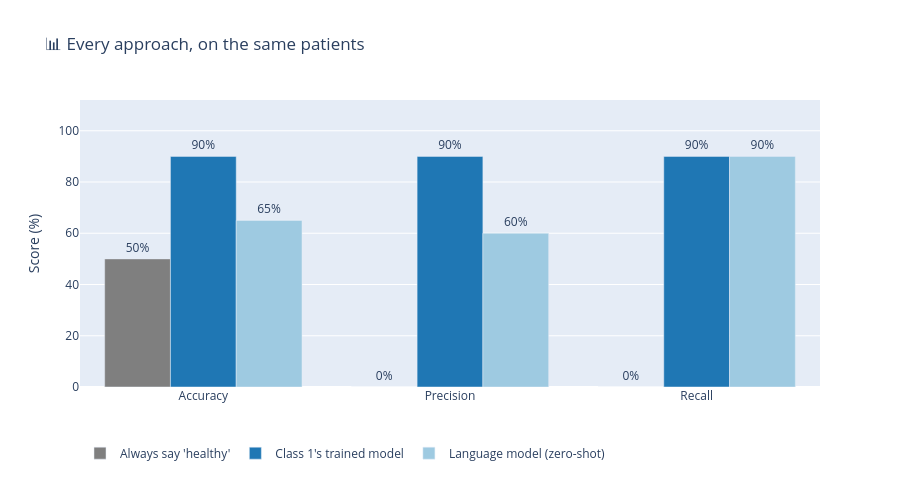

Here is the notebook cell this chart was saved with:
### Markdown cell above
### 🏁 The scoreboard

Same patients, the metrics from Class 1. **Recall** is the one that matters for a screening
tool: *of the people who really had the disease, how many did we catch?*

### Code cell
results = {
    "Always say 'healthy'": score_classification(bench.truth, bench.baseline_pred),
    "Class 1's trained model": score_classification(bench.truth, bench.model_pred_tuned),
}
if LLM_READY:
    results["Language model (zero-shot)"] = score_classification(bench.truth, zero_shot)

show_scoreboard(results, title=f"Screening, on the same {N_PATIENTS} held-out patients")
plot_metric_comparison(results, metrics=("accuracy", "precision", "recall"))

### Figure 1 — Plotly figure (JSON) as saved in the notebook; plotly's stock layout.template omitted (floating-point values rounded to 4 significant figures)
{"data": [{"marker": {"color": "#7f7f7f"}, "name": "Always say 'healthy'", "text": ["50%", "0%", "0%"], "textposition": "outside", "type": "bar", "x": ["Accuracy", "Precision", "Recall"], "y": [50, 0, 0]}, {"marker": {"color": "#1f77b4"}, "name": "Class 1's trained model", "text": ["90%", "90%", "90%"], "textposition": "outside", "type": "bar", "x": ["Accuracy", "Precision", "Recall"], "y": [90, 90, 90]}, {"marker": {"color": "#9ecae1"}, "name": "Language model (zero-shot)", "text": ["65%", "60%", "90%"], "textposition": "outside", "type": "bar", "x": ["Accuracy", "Precision", "Recall"], "y": [65, 60, 90]}], "layout": {"barmode": "group", "height": 480, "legend": {"orientation": "h", "y": -0.18}, "title": {"text": "📊 Every approach, on the same patients"}, "yaxis": {"range": [0, 112], "title": {"text": "Score (%)"}}}}
